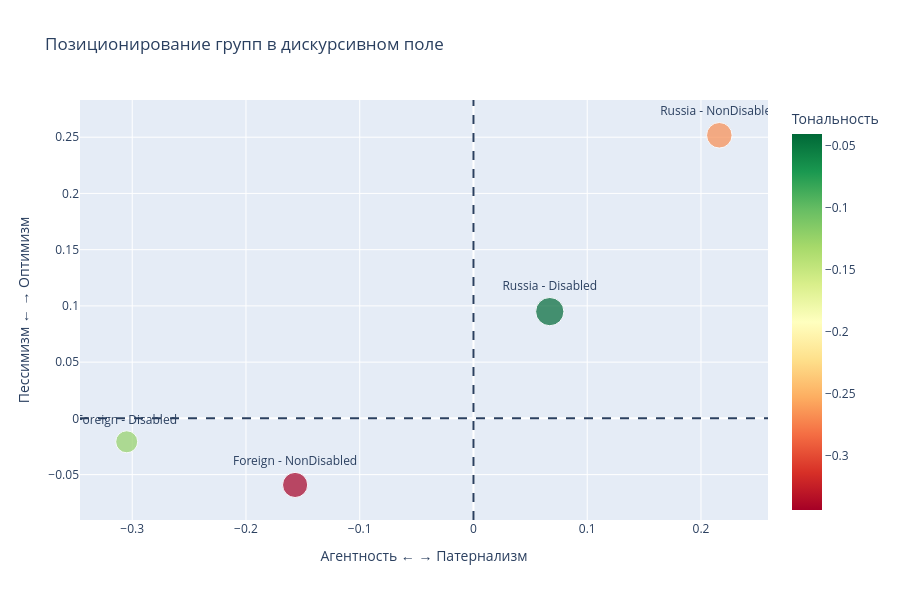

The notebook cell this image was saved under:
### Markdown cell above
### ВИЗУАЛИЗАЦИЯ НАРРАТИВОВ И ТОНАЛЬНОСТИ

### Code cell
fig = px.scatter(
    group_positions,
    x='x',
    y='y',
    size='n_texts',
    color='valence',       # Добавляем визуализацию тональности через цвет
    color_continuous_scale=px.colors.diverging.RdYlGn,  # Красный→Желтый→Зеленый
    text='group',
    title='Позиционирование групп в дискурсивном поле'
)

fig.update_traces(textposition='top center')

# Добавляем оси 0
fig.add_hline(y=0, line_dash="dash")
fig.add_vline(x=0, line_dash="dash")

fig.update_layout(
    xaxis_title="Агентность ← → Патернализм",
    yaxis_title="Пессимизм ← → Оптимизм",
    width=900,
    height=600,
    coloraxis_colorbar=dict(
        title="Тональность"
    )
)

fig.show()

### Figure 1 — Plotly figure (JSON) as saved in the notebook; plotly's stock layout.template omitted (floating-point values rounded to 4 significant figures)
{"data": [{"hovertemplate": "x=%{x}<br>y=%{y}<br>n_texts=%{marker.size}<br>group=%{text}<br>valence=%{marker.color}<extra></extra>", "legendgroup": "", "marker": {"color": [-0.1228, -0.3433, -0.04026, -0.2677], "coloraxis": "coloraxis", "size": [23, 30, 38, 31], "sizemode": "area", "sizeref": 0.095, "symbol": "circle"}, "mode": "markers+text", "name": "", "orientation": "v", "showlegend": false, "text": ["Foreign - Disabled", "Foreign - NonDisabled", "Russia - Disabled", "Russia - NonDisabled"], "textposition": "top center", "type": "scatter", "x": [-0.3049, -0.1568, 0.06707, 0.2161], "xaxis": "x", "y": [-0.02083, -0.05921, 0.09492, 0.2517], "yaxis": "y"}], "layout": {"coloraxis": {"colorbar": {"title": {"text": "Тональность"}}, "colorscale": [[0, "rgb(165,0,38)"], [0.1, "rgb(215,48,39)"], [0.2, "rgb(244,109,67)"], [0.3, "rgb(253,174,97)"], [0.4, "rgb(254,224,139)"], [0.5, "rgb(255,255,191)"], [0.6, "rgb(217,239,139)"], [0.7, "rgb(166,217,106)"], [0.8, "rgb(102,189,99)"], [0.9, "rgb(26,152,80)"], [1, "rgb(0,104,55)"]]}, "height": 600, "legend": {"itemsizing": "constant", "tracegroupgap": 0}, "shapes": [{"line": {"dash": "dash"}, "type": "line", "x0": 0, "x1": 1, "xref": "x domain", "y0": 0, "y1": 0, "yref": "y"}, {"line": {"dash": "dash"}, "type": "line", "x0": 0, "x1": 0, "xref": "x", "y0": 0, "y1": 1, "yref": "y domain"}], "title": {"text": "Позиционирование групп в дискурсивном поле"}, "width": 900, "xaxis": {"anchor": "y", "domain": [0, 1], "title": {"text": "Агентность ← → Патернализм"}}, "yaxis": {"anchor": "x", "domain": [0, 1], "title": {"text": "Пессимизм ← → Оптимизм"}}}}
